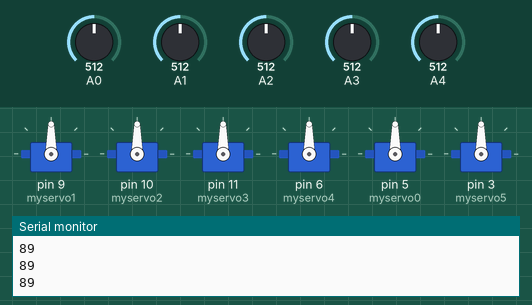
This sketch was run on a simulated Arduino Uno, built with avr-gcc and run on an emulated ATmega328P. On the bench: 6 × servo, the last lines printed to the serial monitor. Inputs (shaded band) come from the test bench; at power-on: A3 = 512, A0 = 512, A1 = 512, A2 = 512, A4 = 512.

Above: at 1.2 s.
1.3 s: A3 set to 716
At 2.5 s:
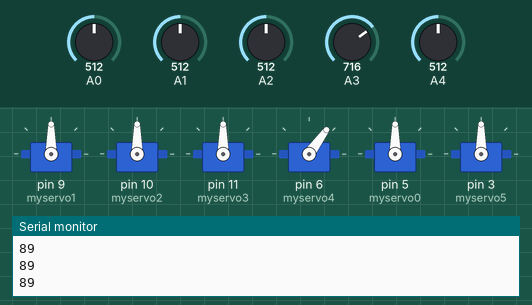
2.8 s: A3 set to 992
At 3.2 s:
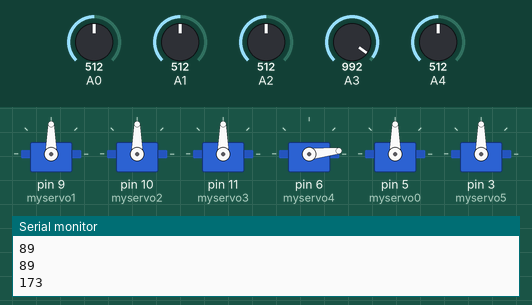
4.3 s: A3 set to 306
At 4.6 s:
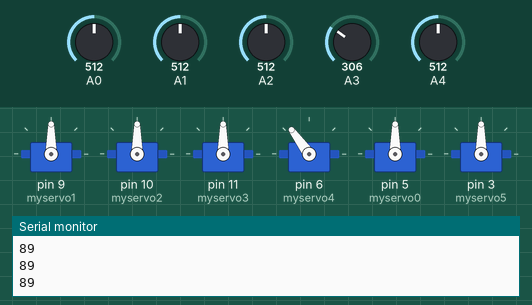
5.8 s: A3 set to 30
At 6.8 s:
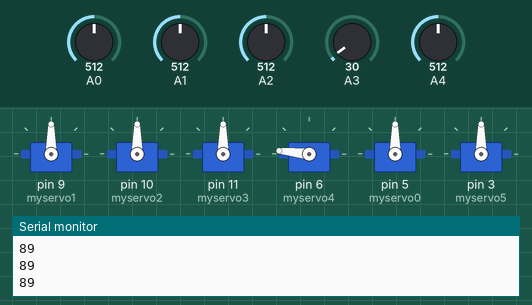
Timing chart, 0 to 8.3 s (numbered marks = the images above; inputs shaded):
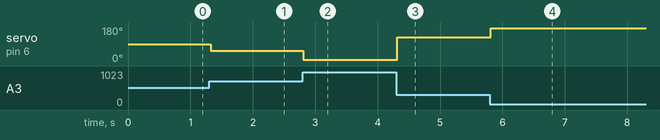

The sketch:

Potentiometer_control.ino
```cpp
#include <Servo.h>

Servo myservo0; // create servo object to control a servo
Servo myservo1;
Servo myservo2;
Servo myservo3;
Servo myservo4;
Servo myservo5;

Servo servo_list[] = {myservo0, myservo1, myservo2, myservo3,myservo5}; //make a list of all the servos

/*int potpin = 0;  // analog pin used to connect the potentiometer
int val1;    // variable to read the value from the analog pin
int val2;
int oldVal1 = val1;
int oldVal2 = val2;
int potpin2 = 1; */


void setup()
{
  myservo1.attach(9);  // attaches the servo on pin 9 to the servo object
  myservo2.attach(10);
  myservo3.attach(11);
  myservo4.attach(6);
  myservo0.attach(5);
  myservo5.attach(3);
  Serial.begin(9600);
}

void loop()
{
  for (int i = 0; i <5; i++)
  {
    int initial_value = analogRead(i); //gets the resistance value of the potentiometer from 0 to 1023
    int value = map(initial_value, 0, 1023, 0, 179); //maps the resistance value to a range of 0 to 179 to be used by a servo
    Serial.println(value);
    servo_list[i].write(value); //sets the appropriate servo to move to a certain number of degrees
    if (i == 3) //servos 3 and 4 need to be controlled by the same potentiometer
    {
       myservo4.write(179-value);
    }
  }
}
```

Measured:
- after the input at 1.3 s, servo on pin 6 (myservo4): 90° → 54° at once
- after the input at 2.8 s, servo on pin 6 (myservo4): 54° → 6° at once
- after the input at 4.3 s, servo on pin 6 (myservo4): 6° → 126° at once
- after the input at 5.8 s, servo on pin 6 (myservo4): 126° → 174° at once
